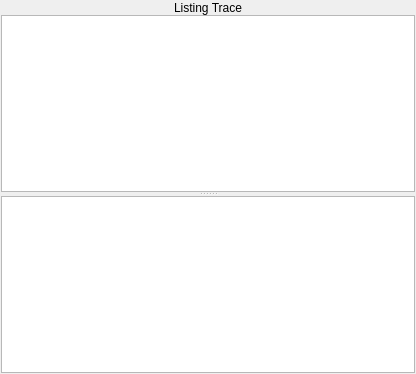
<?xml version="1.0" encoding="UTF-8"?>
<ui version="4.0">
 <class>ListingTracePane</class>
 <widget class="QWidget" name="ListingTracePane">
  <property name="geometry">
   <rect>
    <x>0</x>
    <y>0</y>
    <width>416</width>
    <height>374</height>
   </rect>
  </property>
  <property name="windowTitle">
   <string>Form</string>
  </property>
  <layout class="QVBoxLayout" name="verticalLayout_2">
   <property name="spacing">
    <number>-1</number>
   </property>
   <property name="margin">
    <number>1</number>
   </property>
   <item>
    <layout class="QVBoxLayout" name="verticalLayout">
     <property name="spacing">
      <number>0</number>
     </property>
     <item>
      <widget class="QLabel" name="label">
       <property name="palette">
        <palette>
         <active>
          <colorrole role="Base">
           <brush brushstyle="SolidPattern">
            <color alpha="255">
             <red>255</red>
             <green>255</green>
             <blue>255</blue>
            </color>
           </brush>
          </colorrole>
          <colorrole role="Window">
           <brush brushstyle="SolidPattern">
            <color alpha="255">
             <red>104</red>
             <green>173</green>
             <blue>245</blue>
            </color>
           </brush>
          </colorrole>
         </active>
         <inactive>
          <colorrole role="Base">
           <brush brushstyle="SolidPattern">
            <color alpha="255">
             <red>255</red>
             <green>255</green>
             <blue>255</blue>
            </color>
           </brush>
          </colorrole>
          <colorrole role="Window">
           <brush brushstyle="SolidPattern">
            <color alpha="255">
             <red>104</red>
             <green>173</green>
             <blue>245</blue>
            </color>
           </brush>
          </colorrole>
         </inactive>
         <disabled>
          <colorrole role="Base">
           <brush brushstyle="SolidPattern">
            <color alpha="255">
             <red>104</red>
             <green>173</green>
             <blue>245</blue>
            </color>
           </brush>
          </colorrole>
          <colorrole role="Window">
           <brush brushstyle="SolidPattern">
            <color alpha="255">
             <red>104</red>
             <green>173</green>
             <blue>245</blue>
            </color>
           </brush>
          </colorrole>
         </disabled>
        </palette>
       </property>
       <property name="frameShape">
        <enum>QFrame::Panel</enum>
       </property>
       <property name="frameShadow">
        <enum>QFrame::Plain</enum>
       </property>
       <property name="lineWidth">
        <number>0</number>
       </property>
       <property name="text">
        <string>Listing Trace</string>
       </property>
       <property name="alignment">
        <set>Qt::AlignCenter</set>
       </property>
      </widget>
     </item>
     <item>
      <widget class="QSplitter" name="splitter">
       <property name="orientation">
        <enum>Qt::Vertical</enum>
       </property>
       <widget class="QTableWidget" name="listingTraceTableWidget">
        <property name="font">
         <font>
          <family>Courier</family>
          <pointsize>12</pointsize>
         </font>
        </property>
        <property name="autoFillBackground">
         <bool>false</bool>
        </property>
        <property name="editTriggers">
         <set>QAbstractItemView::NoEditTriggers</set>
        </property>
        <property name="dragDropOverwriteMode">
         <bool>false</bool>
        </property>
        <property name="alternatingRowColors">
         <bool>false</bool>
        </property>
        <property name="selectionMode">
         <enum>QAbstractItemView::NoSelection</enum>
        </property>
        <property name="selectionBehavior">
         <enum>QAbstractItemView::SelectRows</enum>
        </property>
        <property name="showGrid">
         <bool>false</bool>
        </property>
        <property name="wordWrap">
         <bool>false</bool>
        </property>
        <property name="rowCount">
         <number>0</number>
        </property>
        <property name="columnCount">
         <number>2</number>
        </property>
        <attribute name="horizontalHeaderVisible">
         <bool>false</bool>
        </attribute>
        <attribute name="verticalHeaderVisible">
         <bool>false</bool>
        </attribute>
        <column/>
        <column/>
       </widget>
       <widget class="QTableWidget" name="listingPepOsTraceTableWidget">
        <property name="font">
         <font>
          <family>Courier</family>
          <pointsize>12</pointsize>
         </font>
        </property>
        <property name="autoFillBackground">
         <bool>false</bool>
        </property>
        <property name="editTriggers">
         <set>QAbstractItemView::NoEditTriggers</set>
        </property>
        <property name="dragDropOverwriteMode">
         <bool>false</bool>
        </property>
        <property name="alternatingRowColors">
         <bool>false</bool>
        </property>
        <property name="selectionMode">
         <enum>QAbstractItemView::NoSelection</enum>
        </property>
        <property name="selectionBehavior">
         <enum>QAbstractItemView::SelectRows</enum>
        </property>
        <property name="showGrid">
         <bool>false</bool>
        </property>
        <property name="wordWrap">
         <bool>false</bool>
        </property>
        <property name="rowCount">
         <number>0</number>
        </property>
        <property name="columnCount">
         <number>2</number>
        </property>
        <attribute name="horizontalHeaderVisible">
         <bool>false</bool>
        </attribute>
        <attribute name="verticalHeaderVisible">
         <bool>false</bool>
        </attribute>
        <column/>
        <column/>
       </widget>
      </widget>
     </item>
    </layout>
   </item>
  </layout>
 </widget>
 <resources/>
 <connections/>
</ui>
